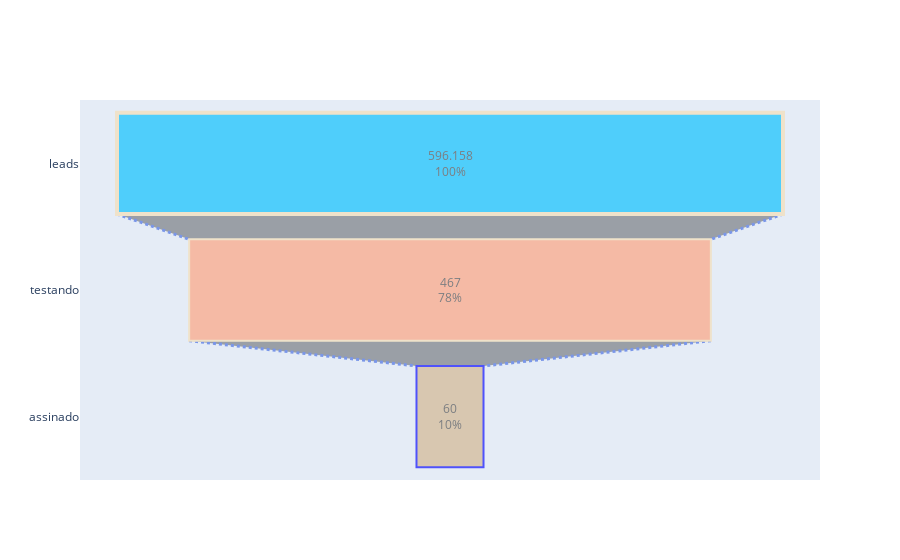

Notebook code for this chart:
### Code cell
from plotly import graph_objects as go

fig = go.Figure(go.Funnel(
    y = df_tb['etapas'],
    x = df_tb['Values'],
    textposition = "inside",
    textinfo = "value+percent initial",
    opacity = 0.65, marker = {"color": ["deepskyblue", "lightsalmon", "tan", "teal", "silver"],
    "line": {"width": [4, 2, 2, 3, 1, 1], "color": ["wheat", "wheat", "blue", "wheat", "wheat"]}},
    connector = {"line": {"color": "royalblue", "dash": "dot", "width": 3}})
    )

fig.show()

### Figure 1 — Plotly figure (JSON) as saved in the notebook; plotly's stock layout.template omitted (floating-point values rounded to 4 significant figures)
{"data": [{"connector": {"line": {"color": "royalblue", "dash": "dot", "width": 3}}, "marker": {"color": ["deepskyblue", "lightsalmon", "tan", "teal", "silver"], "line": {"color": ["wheat", "wheat", "blue", "wheat", "wheat"], "width": [4, 2, 2, 3, 1, 1]}}, "opacity": 0.65, "textinfo": "value+percent initial", "textposition": "inside", "type": "funnel", "x": [596.2, 467, 60], "y": ["leads", "testando", "assinado"]}], "layout": {}}
